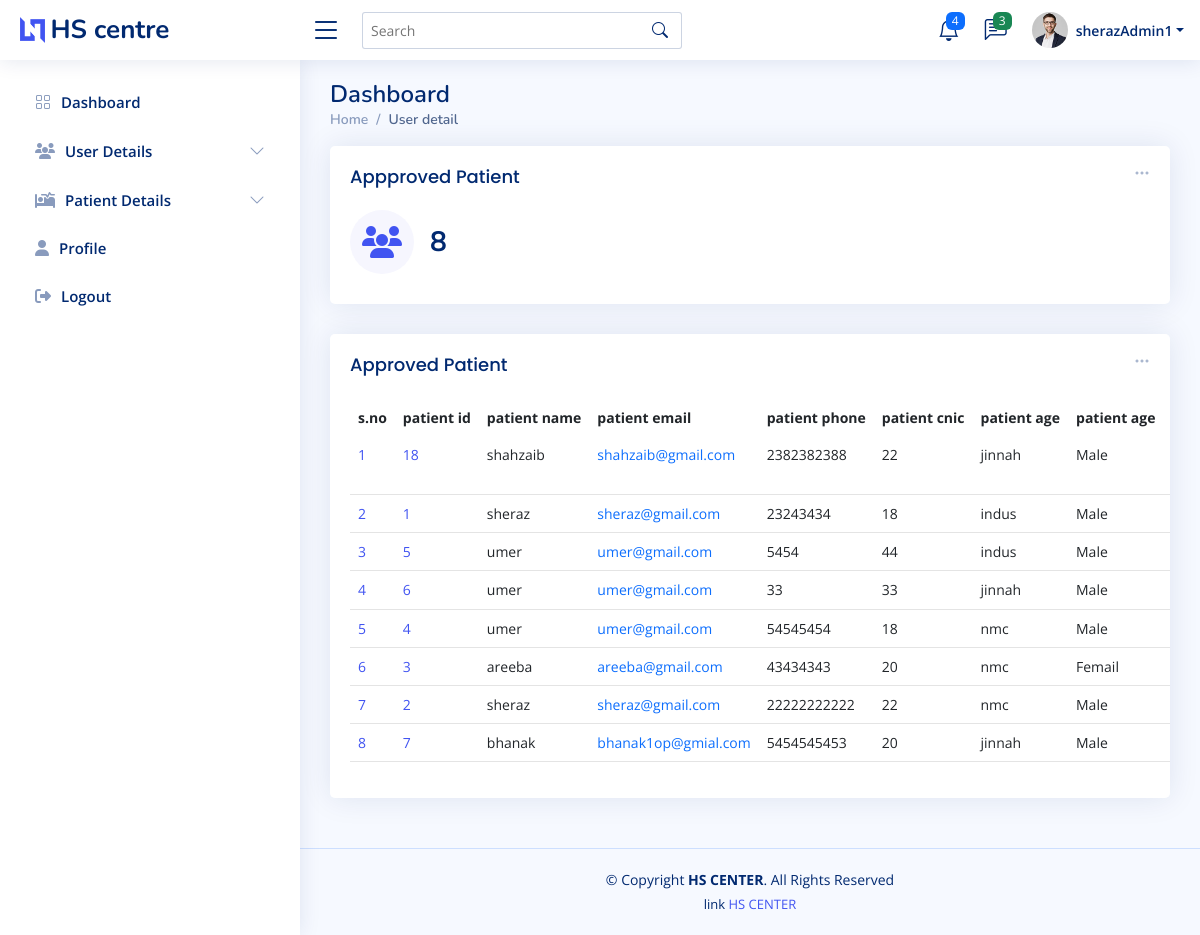
/admin_app_pat.php (signed in), run on the app's committed database.
### tables this page shows
CREATE TABLE `accept_patient` (
  `pateint_id` int(11) NOT NULL,
  `reg_pateint_id` int(11) NOT NULL,
  `patient_name` varchar(200) NOT NULL,
  `patient_email` varchar(200) NOT NULL,
  `patient_phone` varchar(255) NOT NULL,
  `patient_cnic` varchar(255) NOT NULL,
  `patient_age` varchar(222) NOT NULL,
  `patient_select_hos` varchar(222) NOT NULL,
  `patient_gender` varchar(222) NOT NULL,
  `patient_vacc` varchar(222) NOT NULL,
  `patient_app_day` varchar(222) NOT NULL,
  `pateint_dos_1` varchar(222) NOT NULL,
  `pateint_dos_2` varchar(222) NOT NULL,
  `pateint_dos_1_date` varchar(111) NOT NULL,
  `pateint_dos_2_date` varchar(111) NOT NULL
);

### admin_app_pat.php (the view, shortened to what this page needs)
<?php
require 'conn.php';
$fetch_app_PatientQ = "SELECT * FROM `accept_patient`";
$fetch_app_Patient = mysqli_query($conn,$fetch_app_PatientQ);
$total_app_Patient = mysqli_num_rows($fetch_app_Patient);
?>
<!DOCTYPE html>
<html lang="en">
<head>
  <?php require './component/_admin_link.php'?>
</head>
<body>
<?php require './component/_admin_nav.php';?>
  <main id="main" class="main " >
    <div class="pagetitle ">
      <h1>Dashboard</h1>
      <nav>
        <ol class="breadcrumb">
          <li class="breadcrumb-item"><a href="admin-index.php">Home</a></li>
          <li class="breadcrumb-item active">User detail</li>
        </ol>
      </nav>
    </div>
    <section class="section dashboard ">
      <div class="row ">
        <div class="col-lg-12">
          <div class="row ">
            <div class="col-xxl-4 col-md-6  w-100">
              <div class="card info-card sales-card">
                <div class="filter">
                  <a class="icon" href="#" data-bs-toggle="dropdown"><i class="bi bi-three-dots"></i></a>
                </div>
                <div class="card-body">
                  <h5 class="card-title">Appproved Patient</h5>
                  <div class="d-flex align-items-center">
                    <div class="card-icon rounded-circle d-flex align-items-center justify-content-center">
                    <i class="fa-solid fa-users"></i>
                    </div>
                    <div class="ps-3">
                      <h6><?=$total_app_Patient?></h6>
                    </div>
                  </div>
                </div>
              </div>
            </div>
 <div class="col-12" >
              <div class="card recent-sales overflow-auto">
                <div class="filter">
                  <a class="icon" href="#" data-bs-toggle="dropdown"><i class="bi bi-three-dots"></i></a>
                </div>
                <div class="card-body">
                  <h5 class="card-title">Approved Patient</h5>
                  <table class="table table-borderless datatable" id="dowload_pdf">
                    <thead>
                      <tr>
                        <th scope="col">s.no</th>
                        <th scope="col">patient id</th>
                        <th scope="col">patient name</th>
                        <th scope="col">patient email</th>
                        <th scope="col">patient phone</th>
                        <th scope="col">patient cnic</th>
                        <th scope="col">patient age</th>
                        <th scope="col">patient age</th>
                        <th scope="col">patient gender</th>
                      </tr>
                    </thead>
                    <tbody>
                    <?php
                    if($total_app_Patient  > 0){
                      while($app_patient_data = mysqli_fetch_assoc($fetch_app_Patient)){
                        $j+=1;
  echo '<tr>
  <td scope="row"><a href="#">'.$j.'</a></td>
  <td scope="row"><a href="#">'.$app_patient_data['reg_pateint_id'].'</a></td>
  <td>'.$app_patient_data['patient_name'].'</td>
  <td><a  class="text-primary">'.$app_patient_data['patient_email'].'</a></td>
  <td>'.$app_patient_data['patient_phone'].'</td>
  <td>'.$app_patient_data['patient_age'].'</td>
  <td>'.$app_patient_data['patient_select_hos'].'</td>
  <td>'.$app_patient_data['patient_gender'].'</td>
  <td>'.$app_patient_data['patient_gender'].'</td>
  <td>'.$app_patient_data['patient_gender'].'</td>
  <td>'.$app_patient_data['patient_vacc'].'</td>
  <td>'.$app_patient_data['patient_app_day'].'</td>
  <td><a  href="admin_reject_pateint.php?patient_ID='.$app_patient_data['patient_id'].'" class="badge bg-danger ">reject</a></td>
</tr>';
}
                    }
                    ?>
                    </tbody>
                  </table>
                </div>
              </div>
            </div>
          </div>
        </div>
      </div>
    </section>
  </main>
  <?php require './component/_admin_footer.php'?>
</body>
</html>

### assets_admin/css/style.css (style rules this page uses)
:root { scroll-behavior: smooth; }
body { font-family: "Open Sans", sans-serif; background: #f6f9ff; color: #444444; }
a { color: #4154f1; text-decoration: none; }
h1, h2, h3, h4, h5, h6 { font-family: "Nunito", sans-serif; }
#main { margin-top: 60px; padding: 20px 30px; transition: all 0.3s; }
.pagetitle { margin-bottom: 10px; }
.pagetitle h1 { font-size: 24px; margin-bottom: 0; font-weight: 600; color: #012970; }
.card { margin-bottom: 30px; border: none; border-radius: 5px; box-shadow: 0px 0 30px rgba(1, 41, 112, 0.1); }
.card-title { padding: 20px 0 15px 0; font-size: 18px; font-weight: 500; color: #012970; font-family: "Poppins", sans-serif; }
.card-body { padding: 0 20px 20px 20px; }
.breadcrumb { font-size: 14px; font-family: "Nunito", sans-serif; color: #899bbd; font-weight: 600; }
.breadcrumb a { color: #899bbd; transition: 0.3s; }
.breadcrumb .breadcrumb-item::before { color: #899bbd; }
.breadcrumb .active { color: #51678f; font-weight: 600; }
@media (min-width: 1200px) { #main, #footer { margin-left: 300px; } }
.dashboard .filter { position: absolute; right: 0px; top: 15px; }
.dashboard .filter .icon { color: #aab7cf; padding-right: 20px; padding-bottom: 5px; transition: 0.3s; font-size: 16px; }
.dashboard .info-card { padding-bottom: 10px; }
.dashboard .info-card h6 { font-size: 28px; color: #012970; font-weight: 700; margin: 0; padding: 0; }
.dashboard .card-icon { font-size: 32px; line-height: 0; width: 64px; height: 64px; flex-shrink: 0; flex-grow: 0; }
.dashboard .sales-card .card-icon { color: #4154f1; background: #f6f6fe; }
.dashboard .recent-sales { font-size: 14px; }
.dashboard .recent-sales .table thead { background: #f6f6fe; }
.dashboard .recent-sales .table thead th { border: 0; }

### admin_app_pat.php (style rules this page uses)
table { width: 100vw !important; overflow-x: scroll !important; }
table th { white-space: nowrap; }
table td { border-bottom: 1px solid #e4e4e4 !important; }

### data on the page
accept_patient: reg_pateint "18", patient_name "shahzaib", patient_email "shahzaib@gmail.com", patient_phone "2382382388", patient_age "22", patient_select_hos "jinnah", patient_gender "Male"
accept_patient: reg_pateint "1", patient_name "sheraz", patient_email "sheraz@gmail.com", patient_phone "23243434", patient_age "18", patient_select_hos "indus", patient_gender "Male"
accept_patient: reg_pateint "5", patient_name "umer", patient_email "umer@gmail.com", patient_phone "5454", patient_age "44", patient_select_hos "indus", patient_gender "Male"
accept_patient: reg_pateint "6", patient_name "umer", patient_email "umer@gmail.com", patient_phone "33", patient_age "33", patient_select_hos "jinnah", patient_gender "Male"
accept_patient: reg_pateint "4", patient_name "umer", patient_email "umer@gmail.com", patient_phone "54545454", patient_age "18", patient_select_hos "nmc", patient_gender "Male"
accept_patient: reg_pateint "3", patient_name "areeba", patient_email "areeba@gmail.com", patient_phone "43434343", patient_age "20", patient_select_hos "nmc", patient_gender "Femail"
accept_patient: reg_pateint "2", patient_name "sheraz", patient_email "sheraz@gmail.com", patient_phone "22222222222", patient_age "22", patient_select_hos "nmc", patient_gender "Male"
accept_patient: reg_pateint "7", patient_name "bhanak", patient_email "bhanak1op@gmial.com", patient_phone "5454545453", patient_age "20", patient_select_hos "jinnah", patient_gender "Male"

### other printed values
$_SESSION['admin_name'] "sherazAdmin1"
$total_app_Patient "8"
